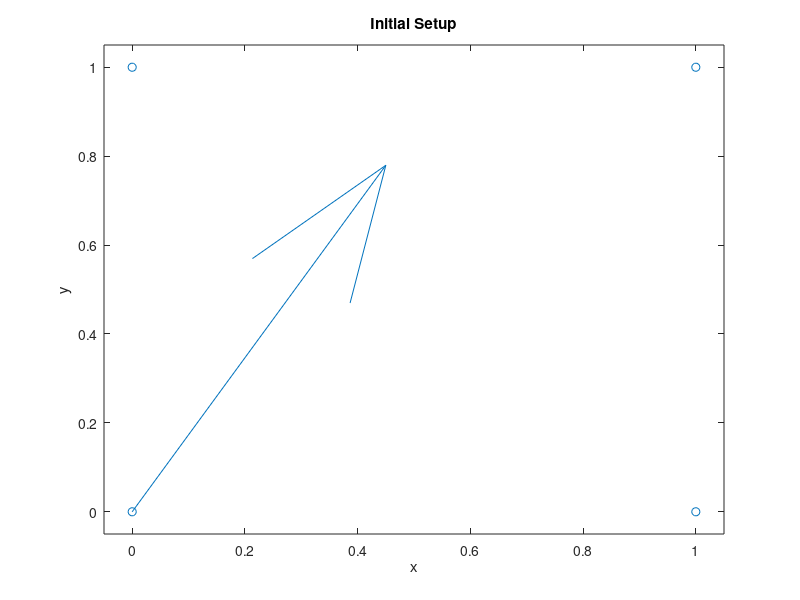
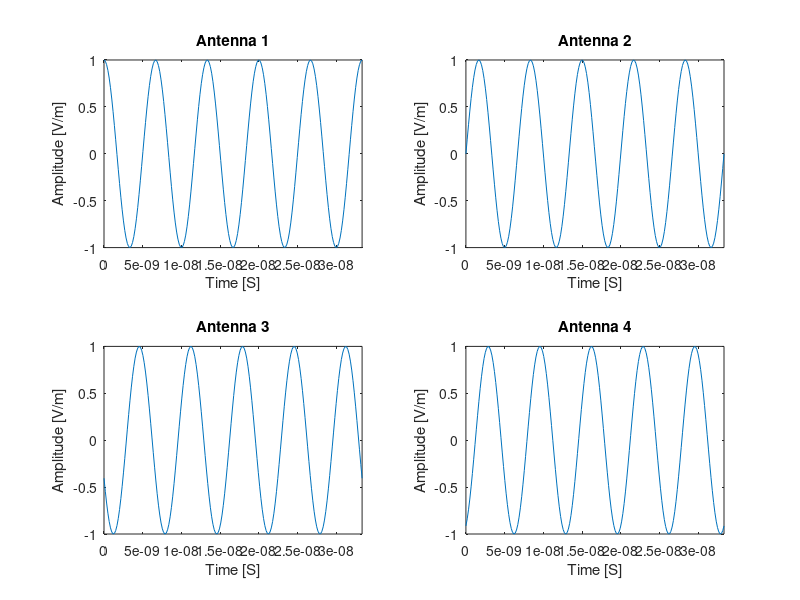

These figures' MATLAB source, in order:
%% Simple Model of Antenna Array
% The purpose of this script is to create a model of the signals that we 
% might receive from the radio location collars. We assume that, since the
% antennas are far enough away from the source, we see the incoming waves
% as plane waves. We also will only work in two dimensions, which is as if
% the waves and the antennas are on the same plane.
%
% Hopefully from this we can build a fake set of signals that allow us to
% understand how to interpret phase changes to find the direction of the
% wave propagation.

%Author: Alex Gabourie

%% Initialize Workspace
clear;
close all;
clc;

runVideo = 0;

%% Input Parameters
%Frequency
f = 150e6; %[hz]

%E-field magnitude
E_o = 1; %[V/m] Not used as of now

%Vacuum permittivity 
epsilon_o = 8.8541878176e-12; %[F/m]
epsilon_rel = 1;

%permeability
mu_o = (4*pi)*10^(-7); %[H/m]
mu_rel = 1;
%recall that [F/m]*[H/m] = s^2/m^2 = 1/c

%The four antennas will be placed in a square grid like:
%  4    3
%
%  1    2
%
% The separation constant (like lattice constant) is 
a = 1; %[m]

%From this the positions of the antennas can be determined
r1 = [0, 0];
r2 = [a, 0];
r3 = [a, a];
r4 = [0, a];

%For plotting
r_all = [r1;r2;r3;r4];

%Propagation direction (theta = 0 => dirction is from antenna 1 to 2 and 
%   increasing theta moves counter-clockwise)
theta = 2*pi*60/360; %[radians]

%% Calculations

%angular frequency based off frequency
omega = 2*pi*f;

%permitivity & permeability (same units)
eps = epsilon_o*epsilon_rel;
mu = mu_o*mu_rel;

%propagation constant
beta = omega*sqrt(mu*eps); %[m^-1]

%Propagation direction vector
k = [1,0];
rot = [cos(theta),-sin(theta);sin(theta),cos(theta)];
k = (rot*k')';

%prop constant dotted with r as in time-harmonic exponential. We are only
% looking at a few positions, so these can be pre-calculated
bkr = beta*[dot(k,r1);
            dot(k,r2);
            dot(k,r3);
            dot(k,r4)];

%want 5 periods of information collected
T = 1/f;
t = linspace(0,5*T, 200); %time vector based on frequency

%Electric field matrix initialized to num time steps & antennas
E = zeros(length(bkr),length(t));

for m=1:length(t)
    for n=1:length(bkr)
        E(n,m) = exp(1i*(omega*t(m)-bkr(n)));
    end
end


numPlots = length(bkr);
gridSize = numPlots;
if sqrt(numPlots)==floor(sqrt(numPlots))
    gridSize = sqrt(numPlots);
else
    gridSize = floor(sqrt(numPlots))+1;
end
    
    
figure;
quiver(0,0,k(1),k(2));
hold on;
scatter(r_all(:,1), r_all(:,2));
axis([-.05 1.05 -.05 1.05]);
title('Initial Setup');
xlabel('x');
ylabel('y');

figure;
for m=1:length(bkr)
    subplot(gridSize,gridSize,m);
    plot(t,real(E(m,:)));
    title(['Antenna ' num2str(m)]);
    xlabel('Time [S]');
    ylabel('Amplitude [V/m]');
    axis([0 t(end) -E_o E_o]);
end

% Save real part of E-field to use in another script. This way we can
% interpret the information independent of the set of data in this script.
save('Sample_Antenna_Input.mat', 'E', 'a', 'omega', 'r_all', 'k');

%% Plotting the Entire Plane Wave (t = 0)
% This section will create a two dimensional grid and then use the
% information selected above to create a three dimensional plot of the EM
% wave

if(runVideo == 1)

    %x and y coordinates
    x = linspace(0,2*a,100);
    y = linspace(0,2*a,100);

    %new efield mesh to be calculated
    E2D = zeros(length(y), length(x));

    F(length(t)) = struct('cdata',[],'colormap',[]);
    h = figure;

    for p=1:length(t)
        for m=1:length(x)
            for n=1:length(y)
               xy = [x(m),y(n)];
               E2D(n,m) =  exp(1i*omega*t(p)-1i*beta*dot(k,xy));
            end 
        end

        surf(x,y,real(E2D))
        drawnow
        set(h,'Renderer','zbuffer') %workaround for bug. 
        F(p) = getframe(h);
    end

    writerObj = VideoWriter('PlaneWave.mp4', 'MPEG-4');
    open(writerObj);
    writeVideo(writerObj, F);
    close(writerObj);
end